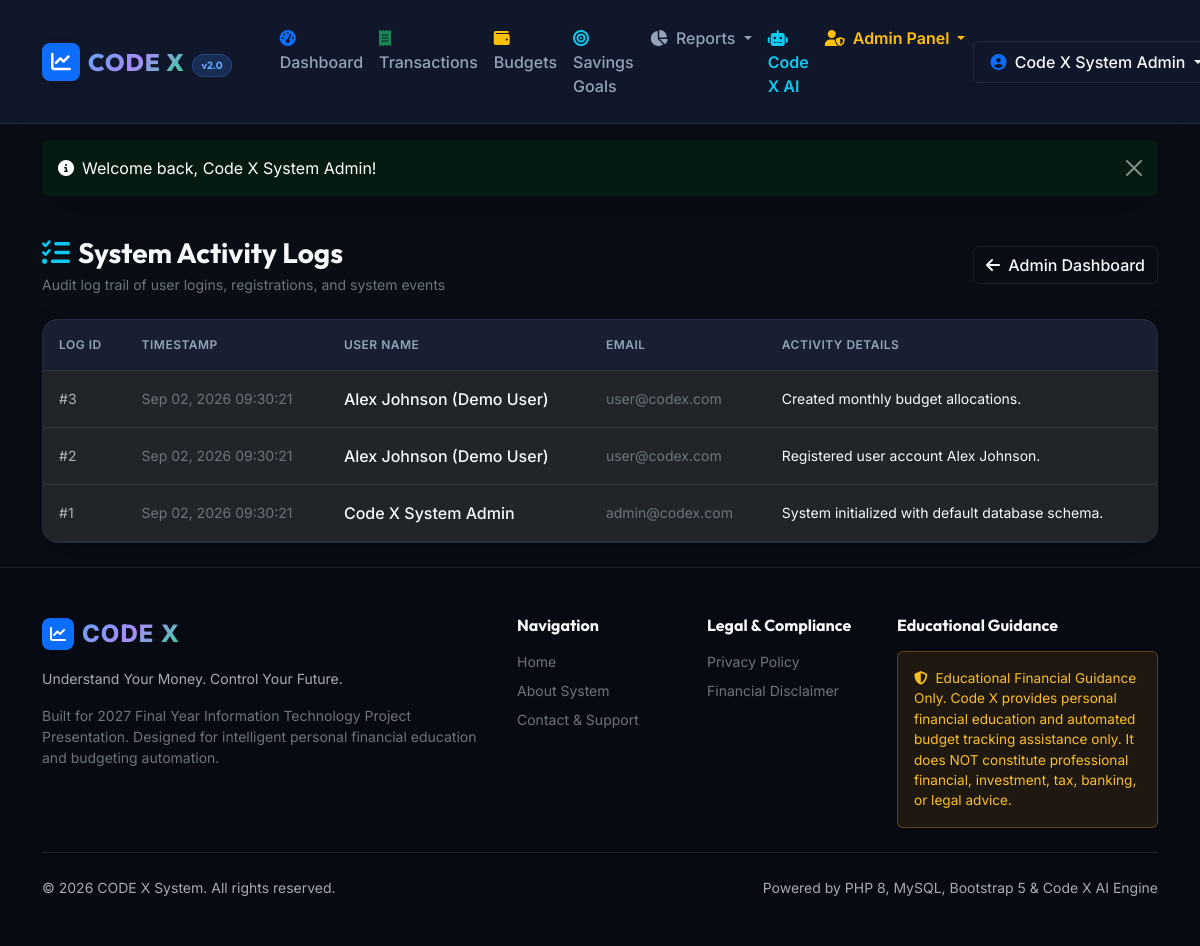
Screenshot of /admin/logs.php (signed in) with the database file from the repository.
### tables this page shows
CREATE TABLE `system_activity_logs` (
  `id` INT AUTO_INCREMENT PRIMARY KEY,
  `user_id` INT NULL DEFAULT NULL,
  `activity` TEXT NOT NULL,
  `created_at` TIMESTAMP DEFAULT CURRENT_TIMESTAMP,
  CONSTRAINT `fk_logs_user` FOREIGN KEY (`user_id`) REFERENCES `users` (`id`) ON DELETE SET NULL
);

CREATE TABLE `users` (
  `id` INT AUTO_INCREMENT PRIMARY KEY,
  `full_name` VARCHAR(100) NOT NULL,
  `email` VARCHAR(150) NOT NULL UNIQUE,
  `password` VARCHAR(255) NOT NULL,
  `role` ENUM('user', 'admin') NOT NULL DEFAULT 'user',
  `created_at` TIMESTAMP DEFAULT CURRENT_TIMESTAMP,
  `updated_at` TIMESTAMP DEFAULT CURRENT_TIMESTAMP ON UPDATE CURRENT_TIMESTAMP
);

### config/app.php (called while the page is built, shortened)
<?php
function sanitize($data) {
    return htmlspecialchars(trim((string)$data), ENT_QUOTES, 'UTF-8');
}
function formatDate($dateStr) {
    return date('M d, Y', strtotime($dateStr));
}
?>

### admin/logs.php (the view, shortened to what this page needs)
<?php
require_once __DIR__ . '/../includes/header.php';
$db = getDBConnection();
$logs = $db->query("
    SELECT l.*, u.full_name, u.email
    FROM system_activity_logs l
    LEFT JOIN users u ON l.user_id = u.id
    ORDER BY l.id DESC LIMIT 100
")->fetchAll();
?>
<div class="container py-4">
    <div class="d-flex align-items-center justify-content-between mb-4">
        <div>
            <h1 class="h3 font-heading text-light mb-1"><i class="fa-solid fa-list-check me-2 text-info"></i>System Activity Logs</h1>
            <p class="small text-secondary mb-0">Audit log trail of user logins, registrations, and system events</p>
        </div>
        <a href="dashboard.php" class="btn btn-codex-outline"><i class="fa-solid fa-arrow-left me-1"></i> Admin Dashboard</a>
    </div>
    <div class="codex-card overflow-hidden">
        <div class="table-responsive">
            <table class="table table-codex mb-0">
                <thead>
                    <tr>
                        <th>Log ID</th>
                        <th>Timestamp</th>
                        <th>User Name</th>
                        <th>Email</th>
                        <th>Activity Details</th>
                    </tr>
                </thead>
                <tbody>
                    <?php if (empty($logs)): ?>
                        <tr><td colspan="5" class="text-muted text-center py-4">No activity logs recorded.</td></tr>
                    <?php else: ?>
                        <?php foreach ($logs as $log): ?>
                            <tr>
                                <td class="small text-muted">#<?= $log['id'] ?></td>
                                <td class="small text-secondary text-nowrap"><?= formatDate($log['created_at']) ?> <?= date('H:i:s', strtotime($log['created_at'])) ?></td>
                                <td class="fw-medium text-light"><?= sanitize($log['full_name'] ?: 'System / Guest') ?></td>
                                <td class="small text-secondary"><?= sanitize($log['email'] ?: 'N/A') ?></td>
                                <td class="small text-light"><?= sanitize($log['activity']) ?></td>
                            </tr>
                        <?php endforeach; ?>
                    <?php endif; ?>
                </tbody>
            </table>
        </div>
    </div>
</div>
<?php require_once __DIR__ . '/../includes/footer.php'; ?>

### assets/css/style.css (style rules this page uses)
:root { --codex-bg-dark: #090d16; --codex-card-bg: #131b2e; --codex-card-hover: #1a243d; --codex-border: rgba(255, 255, 255, 0.08); --codex-border-hover: rgba(59, 130, 246, 0.4); --codex-primary: #3b82f6; --codex-primary-glow: rgba(59, 130, 246, 0.3); --codex-secondary: #6366f1; --codex-success: #10b981; --codex-success-glow: rgba(16, 185, 129, 0.25); --codex-danger: #ef4444; --codex-danger-glow: rgba(239, 68, 68, 0.25); --codex-warning: #f59e0b; --codex-info: #06b6d4; --codex-text-main: #f8fafc; --codex-text-muted: #94a3b8; --codex-text-dim: #64748b; --codex-gradient-hero: linear-gradient(135deg, #090d16 0%, #1e1b4b 50%, #090d16 100%); --codex-gradient-accent: linear-gradient(135deg, #3b82f6 0%, #8b5cf6 100%); --codex-gradient-income: linear-gradient(135deg, #059669 0%, #10b981 100%); --codex-gradient-expense: linear-gradient(135deg, #dc2626 0%, #ef4444 100%); --codex-gradient-balance: linear-gradient(135deg, #2563eb 0%, #6366f1 100%); }
body { background-color: var(--codex-bg-dark); color: var(--codex-text-main); font-family: 'Inter', -apple-system, BlinkMacSystemFont, sans-serif; min-height: 100vh; display: flex; flex-direction: column; overflow-x: hidden; }
h1, h2, h3, h4, h5, h6, .navbar-brand, .font-heading { font-family: 'Outfit', sans-serif; font-weight: 700; }
.codex-card { background: var(--codex-card-bg); border: 1px solid var(--codex-border); border-radius: 1rem; box-shadow: 0 10px 30px -10px rgba(0, 0, 0, 0.5); transition: all 0.3s cubic-bezier(0.4, 0, 0.2, 1); }
.btn-codex-outline { background: transparent; color: var(--codex-text-main); border: 1px solid var(--codex-border); font-weight: 500; }
.table-codex { color: var(--codex-text-main); vertical-align: middle; }
.table-codex th { background: rgba(255, 255, 255, 0.02); color: var(--codex-text-muted); font-weight: 600; text-transform: uppercase; font-size: 0.75rem; letter-spacing: 0.5px; border-bottom: 1px solid var(--codex-border); padding: 1rem; }
.table-codex td { padding: 1rem; border-bottom: 1px solid var(--codex-border); }

### rows the page displays
system_activity_logs: id "3", created_at "Sep 02, 2026", created_at "09:30:21", user.full_name "Alex Johnson (Demo User)", user.email "user@codex.com", activity "Created monthly budget allocations."
system_activity_logs: id "2", created_at "Sep 02, 2026", created_at "09:30:21", user.full_name "Alex Johnson (Demo User)", user.email "user@codex.com", activity "Registered user account Alex Johnson."
system_activity_logs: id "1", created_at "Sep 02, 2026", created_at "09:30:21", user.full_name "Code X System Admin", user.email "admin@codex.com", activity "System initialized with default database schema."

### other values shown
$_SESSION['user_name'] "Code X System Admin"
$flash['message'] "Welcome back, Code X System Admin!"
APP_TAGLINE "Understand Your Money. Control Your Future."
